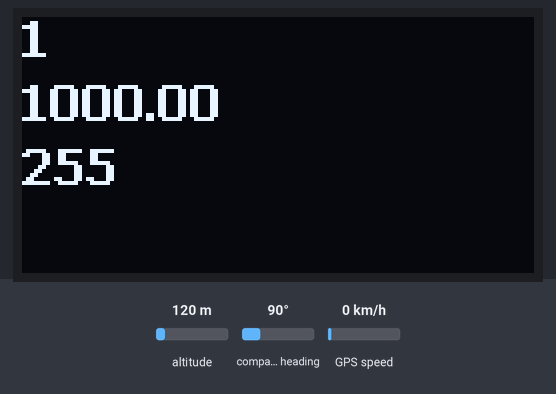
A sketch run on a simulated Arduino Uno, built with avr-gcc and run on an emulated ATmega328P. Shown: 128×64 one-colour display. Inputs (shaded band) come from the test bench; at power-on: altitude 120 m, compass heading 90°, GPS speed 0 km/h. The GPS gets a fix after 3 s at 37.7749, -122.4194 with 8 satellites.

Above: at 0.1 s.
At 4.1 s:
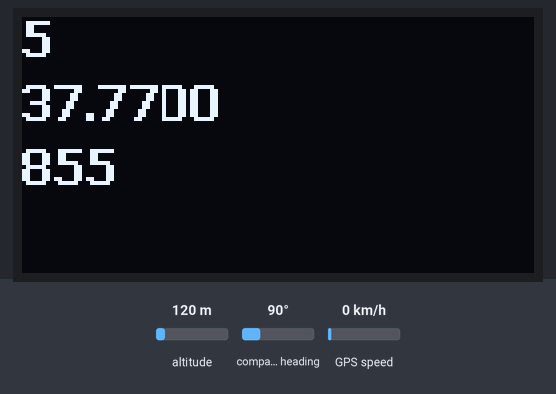
At 9.2 s:
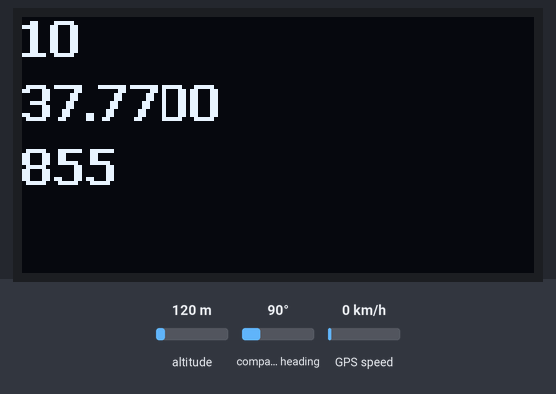
At 14.2 s:
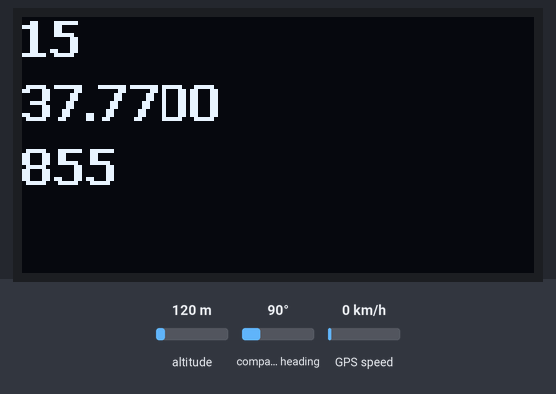
At 19.3 s:
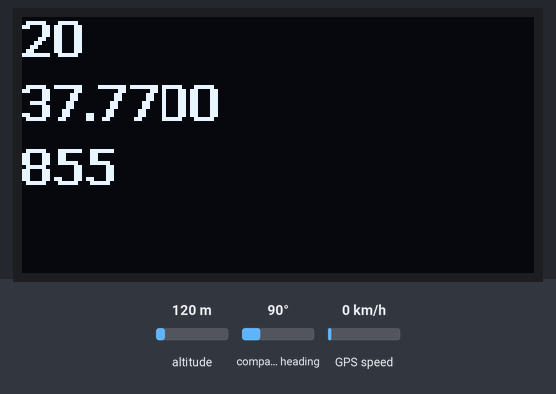
At 38.5 s:
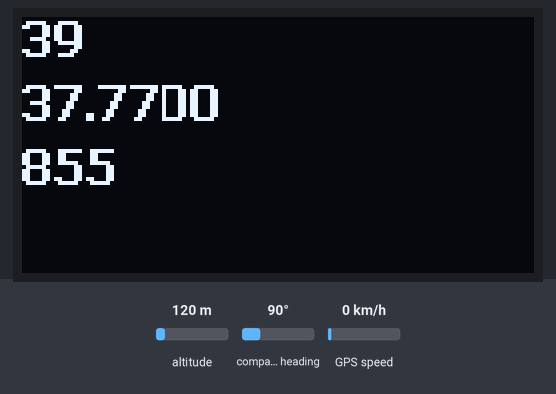

Measured:
- what the display in image 2 shows lasts 1.0 s, from 9.1 s to 10.1 s

The sketch:

DisplayGPSV2.ino
```cpp
#include <TinyGPS.h>
#include <SoftwareSerial.h>

#include <Wire.h>
#include "SSD1306Ascii.h"
#include "SSD1306AsciiWire.h"

// 0X3C+SA0 - 0x3C or 0x3D
#define I2C_ADDRESS 0x3C

// Define proper RST_PIN if required.
#define RST_PIN -1

SSD1306AsciiWire oled;

// GPS Setup
#define rxGPS 2
#define txGPS 3
#define bufLen 32
SoftwareSerial serialGPS = SoftwareSerial(rxGPS, txGPS);
TinyGPS gps;

static void smartdelay(unsigned long ms);

int a;
float latitude;
float longitude;
unsigned long age;
int i;
char buffer[bufLen];
int bytesRead;

//------------------------------------------------------------------------------
void setup() {
  Wire.begin();
  Wire.setClock(400000L);

#if RST_PIN >= 0
  oled.begin(&Adafruit128x64, I2C_ADDRESS, RST_PIN);
#else // RST_PIN >= 0
  oled.begin(&Adafruit128x64, I2C_ADDRESS);
#endif // RST_PIN >= 0

  oled.setFont(Verdana12_bold);

  pinMode(rxGPS, INPUT);
  pinMode(txGPS, OUTPUT);

  // GPS Setup
  serialGPS.begin(9600);

  a=0;

  oled.clear();
}


void loop(){
  float flat, flon;
  int sat;

  a++;
  oled.setRow(0);
  oled.setCol(0);
  oled.print(a);


  gps.f_get_position(&flat, &flon, &age);
  oled.setRow(2);
  oled.setCol(0);
  oled.print(flat);

  oled.setRow(4);
  oled.setCol(0);
  sat=gps.satellites();
  oled.print(sat);

  smartdelay(1000);
  }


static void smartdelay(unsigned long ms)
{
  unsigned long start = millis();
  do
  {
    while (serialGPS.available())
      gps.encode(serialGPS.read());
  } while (millis() - start < ms);
}
```
